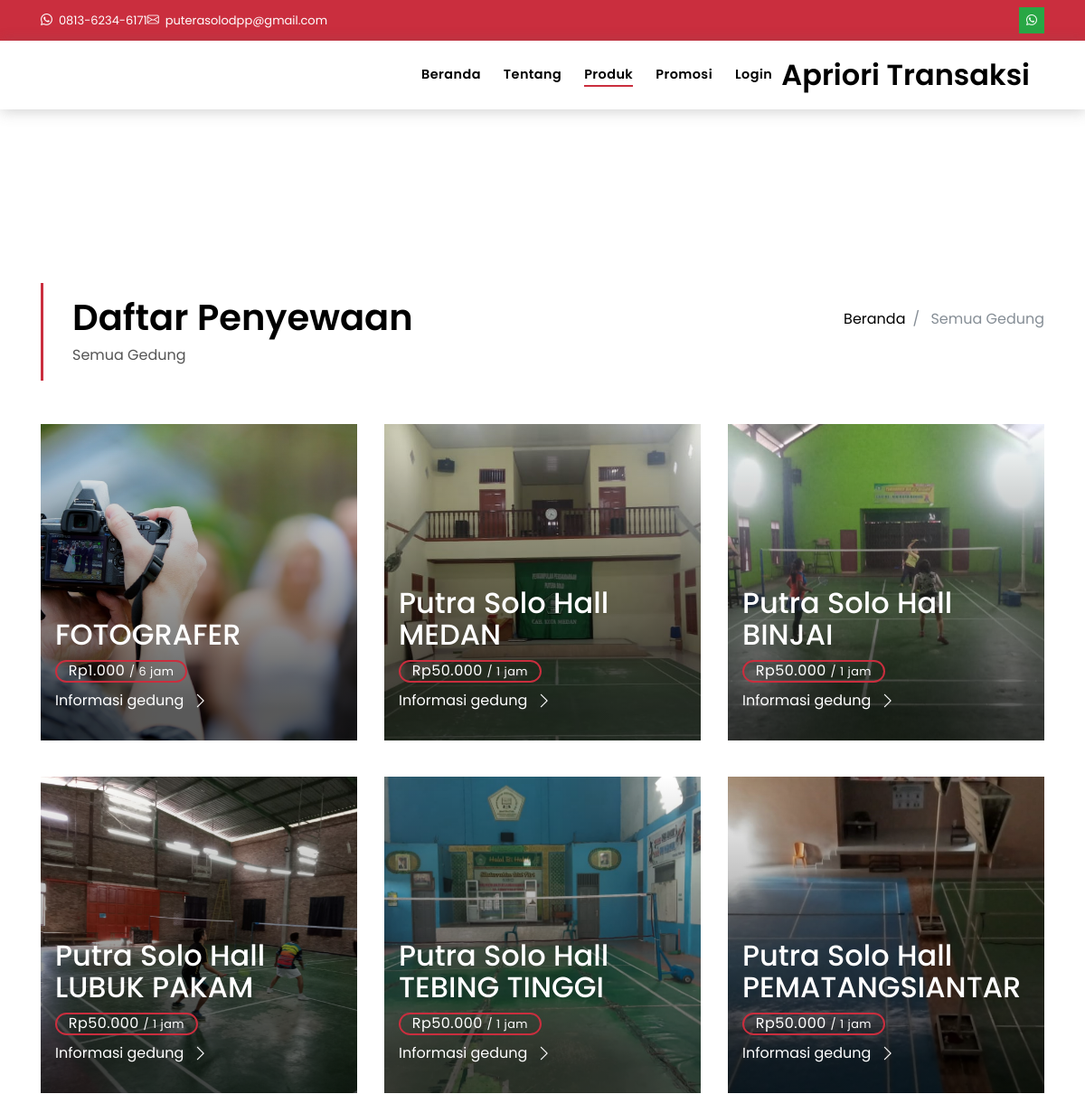
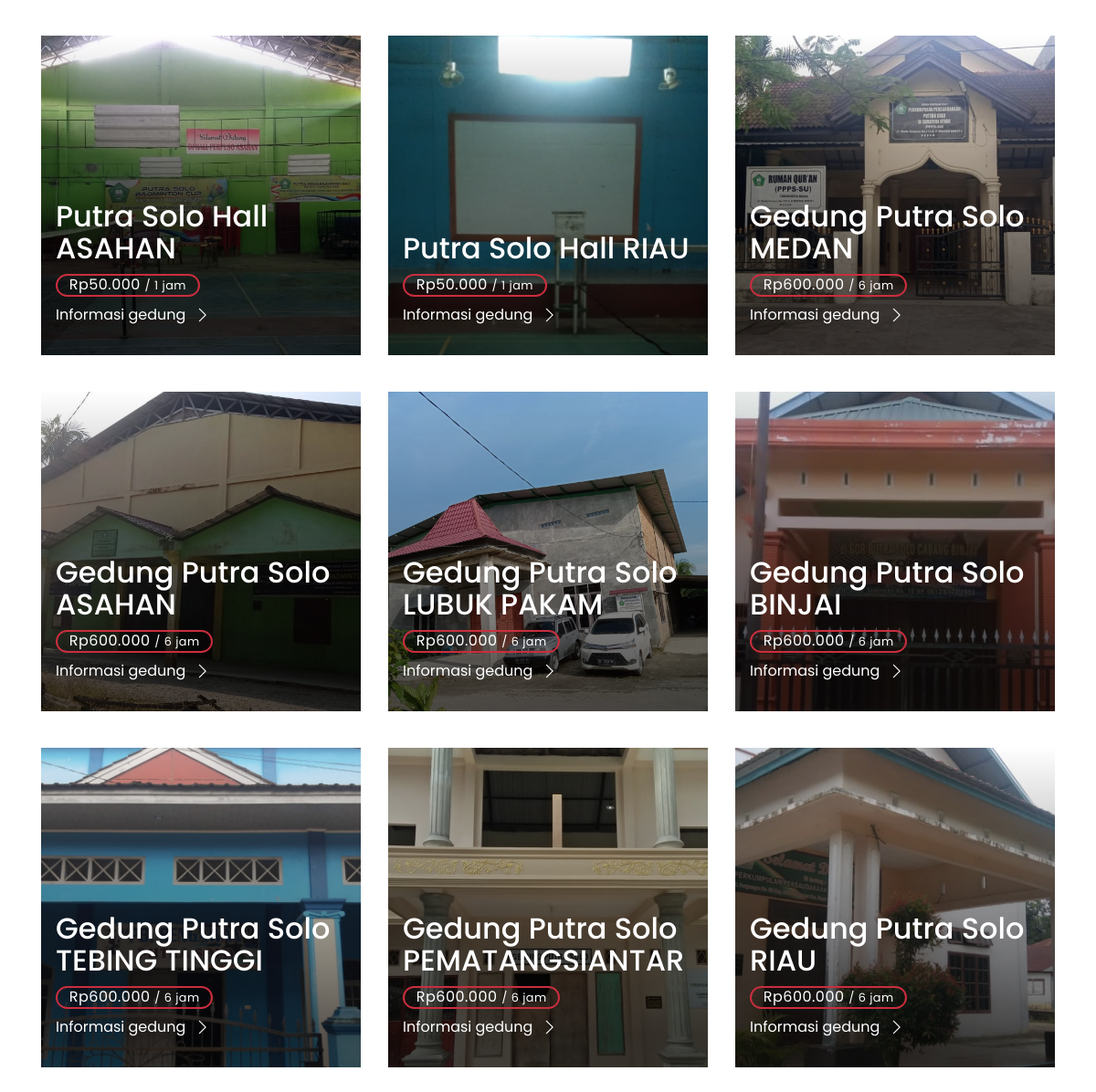
Page /penyewaan_gedung on the committed database (2 pictures, top to bottom).
### tables this page shows
CREATE TABLE `config` (
  `id_config` int NOT NULL,
  `nama` varchar(254) NOT NULL,
  `email` varchar(100) NOT NULL,
  `nohp` varchar(20) NOT NULL,
  `alamat` text NOT NULL,
  `no_rek` varchar(100) DEFAULT NULL,
  `pemilik_rek` varchar(100) DEFAULT NULL,
  `bank_rek` varchar(100) DEFAULT NULL,
  `foto_rek` varchar(100) DEFAULT NULL,
  `limit_produk` int DEFAULT NULL
);

CREATE TABLE `produk` (
  `idproduk` int NOT NULL,
  `idkategori` int NOT NULL,
  `namaperumahan` varchar(254) NOT NULL,
  `gambar` varchar(100) NOT NULL,
  `deskripsi` longtext NOT NULL,
  `alamat` text NOT NULL,
  `luas` double NOT NULL,
  `embed` text NOT NULL,
  `harga` double NOT NULL,
  `contact_hp` varchar(100) DEFAULT NULL,
  `status` enum('Y','T') NOT NULL
);

CREATE TABLE `kategori` (
  `idkategori` int NOT NULL,
  `kategori` varchar(100) NOT NULL,
  `durasi` int NOT NULL
);

### application/controllers/Home.php (called while the page is built, shortened)
<?php
class Home extends CI_Controller
{
	public function __construct()
	{
		$this->load->model('M_data');
		$this->load->model('MData');
		$this->data = $this->db->get('config')->row();
	}
	public function b($id = null)
	{
		if ($id) {
			$data['web']	= $this->data;
			$data['idgedung']	= $id;
			$data['title']	= $data['web']->nama;
			$data['data']	= $this->M_data->produk_detail($id)->row();
			$data['cekpromo'] = $this->MData->selectdatawhere('promo',['id_product'=>$id]);
			$data['body']	= 'front/page/detail';
			$this->load->view('front/template', $data);
		} else {
			$data['web']	= $this->data;
			$data['title']	= $data['web']->nama;
			$data['data']	= $this->M_data->produk_all()->result();
			$data['body']	= 'front/page/properti';
			$this->load->view('front/template', $data);
		}
	}
}

### index.php (called while the page is built, shortened)
<?php
require_once BASEPATH.'core/CodeIgniter.php';

### application/models/M_data.php (called while the page is built, shortened)
<?php
class M_data extends CI_Model
{
	public function produk_all()
	{
		$this->db->select('*');
		$this->db->from('produk');
		$this->db->join('kategori', 'produk.idkategori = kategori.idkategori');
		$this->db->where('produk.status', 'Y');
		$this->db->order_by('produk.idproduk', 'desc');
		return $this->db->get();
	}
}

### application/views/front/page/properti.php (the view, shortened to what this page needs)
<main id="main">
  <section class="intro-single">
    <div class="container">
      <div class="row">
        <div class="col-md-12 col-lg-8">
          <div class="title-single-box">
            <h1 class="title-single">Daftar Penyewaan</h1>
            <span class="color-text-a">Semua Gedung</span>
          </div>
        </div>
        <div class="col-md-12 col-lg-4">
          <nav aria-label="breadcrumb" class="breadcrumb-box d-flex justify-content-lg-end">
            <ol class="breadcrumb">
              <li class="breadcrumb-item">
                <a href="<?= base_url() ?>">Beranda</a>
              </li>
              <li class="breadcrumb-item active" aria-current="page">
                Semua Gedung
              </li>
            </ol>
          </nav>
        </div>
      </div>
    </div>
  </section>
  <section class="property-grid grid">
    <div class="container">
      <div class="row justify-content-center">
        <?php foreach ($data as $t) { ?>
          <div class="col-md-4">
            <div class="card-box-a card-shadow aspect1p1">
              <div class="img-box-a">
                <img src="<?= base_url('assets/img/' . $t->gambar) ?>" alt="" class="img-a aspect1p1">
              </div>
              <div class="card-overlay">
                <div class="card-overlay-a-content">
                  <div class="card-header-a">
                    <h2 class="card-title-a">
                      <a href="<?= base_url('penyewaan_gedung/' . $t->idproduk) ?>"><?= ucwords($t->namaperumahan) ?></a>
                    </h2>
                  </div>
                  <div class="card-body-a">
                    <div class="price-box d-flex">
                      <span class="price-a" style="text-transform: none !important;">Rp<?= number_format($t->harga, 0, ',', '.') . ' <small>/ ' . $t->durasi . ' jam</small>' ?></span>
                    </div>
                    <a href="<?= base_url('penyewaan_gedung/' . $t->idproduk) ?>" class="link-a">Informasi gedung
                      <span class="bi bi-chevron-right"></span>
                    </a>
                  </div>
                </div>
              </div>
            </div>
          </div>
        <?php } ?>
      </div>
    </div>
  </section>
</main>

### application/views/front/template.php (shortened to what this page needs)
<!DOCTYPE html>
<html lang="en">
<head>
  <link href="<?= base_url() ?>assets/vendor/animate.css/animate.min.css" rel="stylesheet">
  <link href="<?= base_url() ?>assets/vendor/bootstrap/css/bootstrap.min.css" rel="stylesheet">
  <link href="<?= base_url() ?>assets/vendor/bootstrap-icons/bootstrap-icons.css" rel="stylesheet">
  <link href="<?= base_url() ?>assets/vendor/swiper/swiper-bundle.min.css" rel="stylesheet">
  <link href="<?= base_url() ?>assets/css/style.css" rel="stylesheet">
</head>
<body>
  <?php
  $uri = $this->uri->segment(1);
  ?>
  <div class="d-none d-md-block" style="background-color: #ca2e3e;">
    <div class="container">
      <div class="d-flex align-items-center justify-content-between py-2" style="font-size: 13px;">
        <div class="d-flex align-items-center justify-content-between gap-4">
          <a href="https://wa.me/<?= $web->nohp ?>" target="_blank" class="text-decoration-none text-white">
            <i class="bi-whatsapp text-white"></i>&nbsp; <?= $web->nohp ?>
          </a>
          <a href="mailto:<?= $web->email ?>" target="_blank" class="text-decoration-none text-white">
            <i class="bi-envelope text-white"></i>&nbsp; <?= $web->email ?>
          </a>
        </div>
        <div class="d-flex align-items-center justify-content-end gap-1">
          <a href="https://wa.me/6281362346171 " class="text-decoration-none bg-success p-2 w-100 rounded-2 d-flex align-items-center" target="_blank" style="line-height: 12px;">
            <i class="bi-whatsapp text-white" style="font-size: 12px;"></i>
          </a>
        </div>
      </div>
    </div>
  </div>
  <nav class="navbar navbar-default navbar-trans navbar-expand-lg sticky-top">
    <div class="container">
      <div class="navbar-collapse collapse" id="navbarDefault">
        <ul class="navbar-nav ml-auto">
          <li class="nav-item">
            <a class="nav-link <?= $uri === '' || $uri === 'home' ? 'active' : '' ?>" href="<?= base_url() ?>">Beranda</a>
          </li>
          <li class="nav-item">
            <a class="nav-link <?= $uri === 'about' ? 'active' : '' ?>" href="<?= base_url('about') ?>">Tentang</a>
          </li>
          <li class="nav-item">
            <a class="nav-link <?= $uri === 'penyewaan_gedung' ? 'active' : '' ?>" href="<?= base_url('penyewaan_gedung') ?>">Produk</a>
          </li>
          <li class="nav-item">
            <a class="nav-link <?= $uri === 'berita' ? 'active' : '' ?>" href="<?= base_url('berita') ?>">Promosi</a>
          </li>
          <?php if (!$this->session->userdata('userid')) : ?>
            <li class="nav-item">
              <a class="nav-link " href="<?= base_url('auth') ?>">Login</a>
            </li>
          <?php endif ?>
        </ul>
      </div>
 <a class="navbar-brand text-brand" href="<?= base_url() ?>"><?= $web->nama ?></a>
    </div>
  </nav>
  <?php $this->load->view($body) ?>
</body>
</html>

### rows in the picture
config: nohp "0813-6234-6171", email "puterasolodpp@gmail.com", nama "Apriori Transaksi"
produk: gambar (picture), namaperumahan "FOTOGRAFER", harga "1.000", idkategori.durasi "6"
produk: gambar (picture), namaperumahan "Putra Solo Hall MEDAN", harga "50.000", idkategori.durasi "1"
produk: gambar (picture), namaperumahan "Putra Solo Hall BINJAI", harga "50.000", idkategori.durasi "1"
produk: gambar (picture), namaperumahan "Putra Solo Hall LUBUK PAKAM", harga "50.000", idkategori.durasi "1"
produk: gambar (picture), namaperumahan "Putra Solo Hall TEBING TINGGI", harga "50.000", idkategori.durasi "1"
produk: gambar (picture), namaperumahan "Putra Solo Hall PEMATANGSIANTAR", harga "50.000", idkategori.durasi "1"
produk: gambar (picture), namaperumahan "Putra Solo Hall ASAHAN", harga "50.000", idkategori.durasi "1"
produk: gambar (picture), namaperumahan "Putra Solo Hall RIAU", harga "50.000", idkategori.durasi "1"
produk: gambar (picture), namaperumahan "Gedung Putra Solo MEDAN", harga "600.000", idkategori.durasi "6"
produk: gambar (picture), namaperumahan "Gedung Putra Solo ASAHAN", harga "600.000", idkategori.durasi "6"
produk: gambar (picture), namaperumahan "Gedung Putra Solo LUBUK PAKAM", harga "600.000", idkategori.durasi "6"
produk: gambar (picture), namaperumahan "Gedung Putra Solo BINJAI", harga "600.000", idkategori.durasi "6"
produk: gambar (picture), namaperumahan "Gedung Putra Solo TEBING TINGGI", harga "600.000", idkategori.durasi "6"
produk: gambar (picture), namaperumahan "Gedung Putra Solo PEMATANGSIANTAR", harga "600.000", idkategori.durasi "6"
produk: gambar (picture), namaperumahan "Gedung Putra Solo RIAU", harga "600.000", idkategori.durasi "6"
